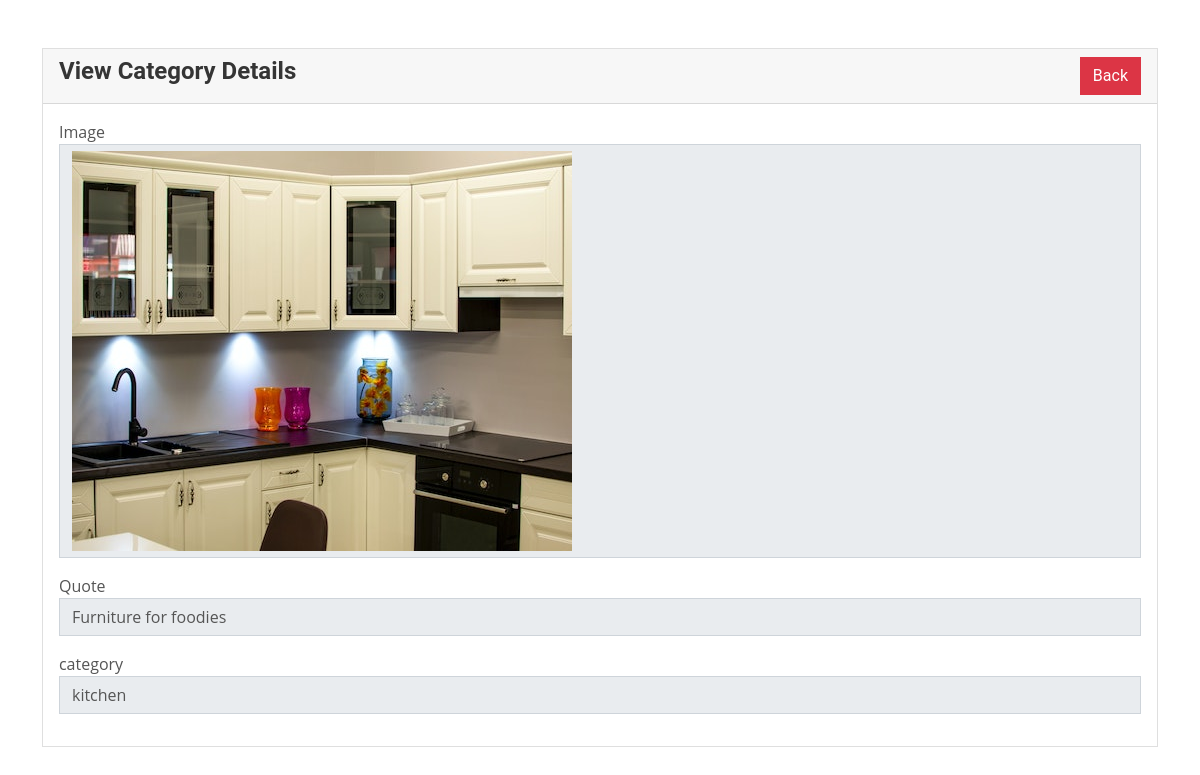
The page /admin/category_view.php?id=2 on the database its author committed.
### tables this page shows
CREATE TABLE `categories` (
  `id` int(11) NOT NULL,
  `image` varchar(255) NOT NULL,
  `quote` varchar(50) NOT NULL,
  `category` varchar(50) NOT NULL
);

### admin/category_view.php (the view, shortened to what this page needs)
<?php
include "connect.php";
if (isset($_GET['id'])) {
    $id = mysqli_real_escape_string($con, $_GET['id']);
    $query = "SELECT * FROM categories WHERE id='$id'";
    $query_run = mysqli_query($con, $query);
    if (mysqli_num_rows($query_run) > 0) {
        $cat= mysqli_fetch_assoc($query_run);
        $image = $cat['image'];
        $quote = $cat['quote'];
        $category = $cat['category'];
        ?>
            <!DOCTYPE html>
            <html lang="en">
                <head>
                    <link href="css/bootstrap.min.css" rel="stylesheet">
                </head>
                <body>
                    <div class="container mt-5">
                        <div class="row">
                            <div class="col-md-12">
                                <div class="card">
                                    <div class="card-header">
                                        <h4>View Category Details
                                            <a href="categories.php" class="btn btn-danger float-end">Back</a>
                                        </h4>
                                    </div>
                                    <div class="card-body">
                                            <div class="mb-3">
                                                <label for="file">Image</label>
                                                <p class="form-control">
                                                <img src="img/<?= $image; ?>" alt="Image" style="width: 500px; height: 400px;">
                                                </p>
                                            </div>
                                            <div class="mb-3">
                                                <label for="quote">Quote</label>
                                                <p class="form-control">
                                                <?= $quote; ?>
                                                </p>
                                            </div>
                                            <div class="mb-3">
                                                <label for="category">category</label>
                                                <p class="form-control">
                                                    <?= $category; ?>
                                                </p>
                                            </div>
                                    </div>
                                </div>
                            </div>
                        </div>
                    </div>
                </body>
            </html>
            <?php
    } else {
        echo "<h4>No such ID Found</h4>";
    }
} else {
    echo "<h4>ID not provided</h4>";
}
?>

### rows shown on the page
categories: image (picture), quote "Furniture for foodies", category "kitchen"
